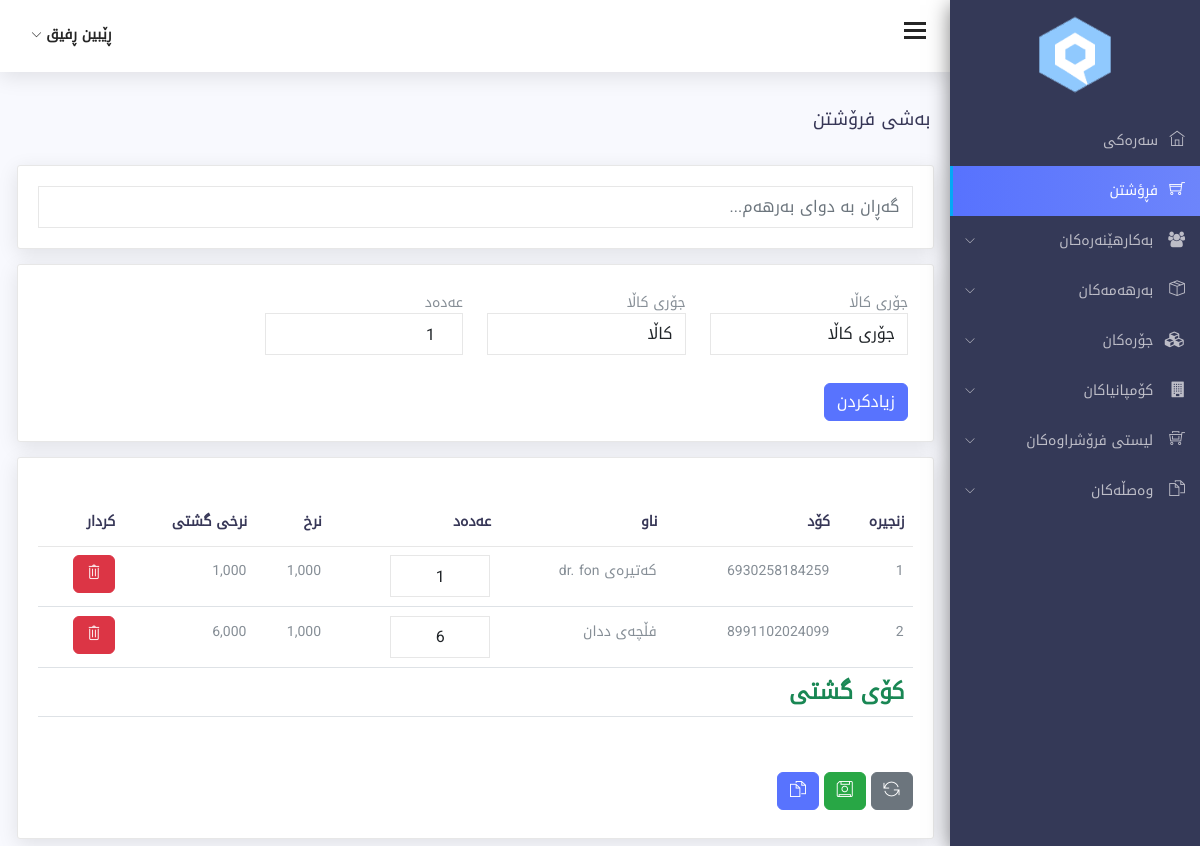
The app's page /sale.php (signed in), older data.
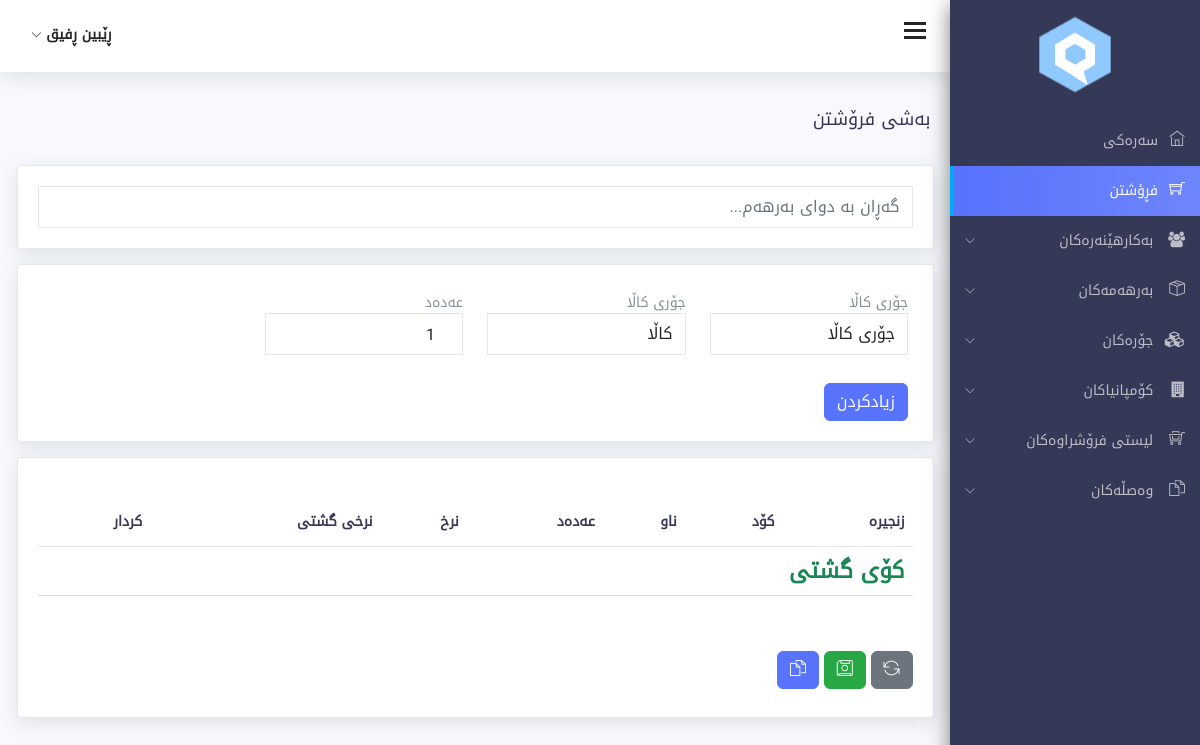
The same page, newer data.
### tables this page shows
CREATE TABLE `sale` (
  `id` int(11) NOT NULL,
  `product_id` int(11) NOT NULL,
  `pr_code` varchar(255) NOT NULL,
  `pr_name` varchar(255) NOT NULL,
  `pr_quantity` int(11) NOT NULL,
  `pr_price` int(11) NOT NULL,
  `total_price` int(11) NOT NULL,
  `saledby` varchar(255) NOT NULL,
  `recycle` int(11) NOT NULL DEFAULT 0,
  `status` tinyint(1) DEFAULT 0,
  `created_at` datetime NOT NULL,
  `updated_at` datetime NOT NULL
);

### class/functions.php (called while the page is built, shortened)
<?php
    function ClassAutoLoader($class){
        $class=strtolower($class);
        $the_path="class/{$class}.php";
    }
?>

### class/database.php (called while the page is built, shortened)
<?php
class Database{
public $connection;
public function open_db_connection(){
    $this->connection=new mysqli(DB_HOST,DB_USER,DB_PASSWORD,DB_NAME);
}
public function query($sql){
    $result=$this->connection->query($sql);
    return $result;
}
}
$db = new Database();
?>

### class/db_object.php (called while the page is built, shortened)
<?php
class Db_Object{
public static function find_all(){
    return static::find_by_query("SELECT * FROM ".static::$db_table." ");
}
public static function find_by_query($sql){
    global $db;
    $result_set=$db->query($sql);
    $the_object_array=array();
    while($row=mysqli_fetch_array($result_set)){
        $the_object_array[]=static::instantation($row);
    }
    return $the_object_array;
}
public static function instantation($the_record){
    $the_object=new $calling_class;
    foreach($the_record as $the_attribute => $value){
        if($the_object->has_the_attribute($the_attribute)){
            $the_object->$the_attribute=$value;
        }
    }
    return $the_object;
}
private function has_the_attribute($the_attribute){
    $the_properties=get_object_vars($this);
    return array_key_exists($the_attribute,$the_properties);
}
}
?>

### sale.php (the view, shortened to what the changed rows need)
<?php include 'includes/header.php'; ?>
<div class="content-wrap">
        <div class="main">
            <div class="container-fluid">
            <div class="row">
                    <div class="col-lg-8 p-r-0 title-margin-right">
                        <div class="page-header">
                            <div class="page-title">
                                <h1>بەشی فرۆشتن</h1>
                            </div>
                        </div>
                    </div>
                </div>
				<section id="main-content">
					<div class="row">
                        <div class="col-lg">
                            <div class="card">
                                <div class="card-body">
                                    <div class="table-responsive">
                    <table class="table student-data-table m-t-20">
                        <thead>
                            <tr>
                                <th>زنجیرە</th>
                                <th>کۆد</th>
                                <th>ناو</th>
                                <th>عەدەد</th>
                                <th>نرخ</th>
                                <th>نرخی گشتی</th>
                                <th>کردار</th>
                            </tr>
                        </thead>
                        <tbody id="trr">
                            <?php
                            $sales=Sale::find_all();
                            $a=1;
                            foreach($sales as $sale){
                            if($sale){
                            ?>
<tr id="tr_sale_<?php echo $sale->id;?>" class="table_row">
            <td><?php echo $a++; ?></td>
        <td>
            <?php echo $sale->pr_code; ?>
        </td>
        <td>
            <?php echo $sale->pr_name; ?>
        </td>
        <td>
            <input type="text" id="pr_quantity"
            onchange="Qty(<?php echo $sale->product_id; ?>)"
            name="pr_quantity[]" class="form-control" style="width:100px ; text-align:center" value="<?php echo $sale->pr_quantity; ?>"/>
        </td>
        <td>
            <?php echo number_format($sale->pr_price,0); ?>
        </td>
        <td >
            <?php echo number_format($sale->total_price,0); ?>
        </td>
        <td>
            <button type="button" onclick="saleDelete(<?php echo $sale->id; ?>)" class="btn btn-danger"><i class="ti-trash"></i></button>
        </td>
    </tr>
                            <?php }else{
                                echo "<tr><td colspan='7' class='text-center'>هیچ کڕینێک نییە</td></tr>";
                            } }?>
                        </tbody>
                    </table>
                                </div>
                                    </div>
                                </div>
                            </div>
                        </div>
                    </div>
			</div>
        </div>
<?php include 'includes/footer.php'; ?>

Row changes from the older to the newer data that the page shows:
removed sale: pr_code "6930258184259", pr_name "کەتیرەی dr. fon", pr_quantity "1", pr_price "1,000", total_price "1,000"
removed sale: pr_code "8991102024099", pr_name "فڵچەی ددان", pr_quantity "6", pr_price "1,000", total_price "6,000"
